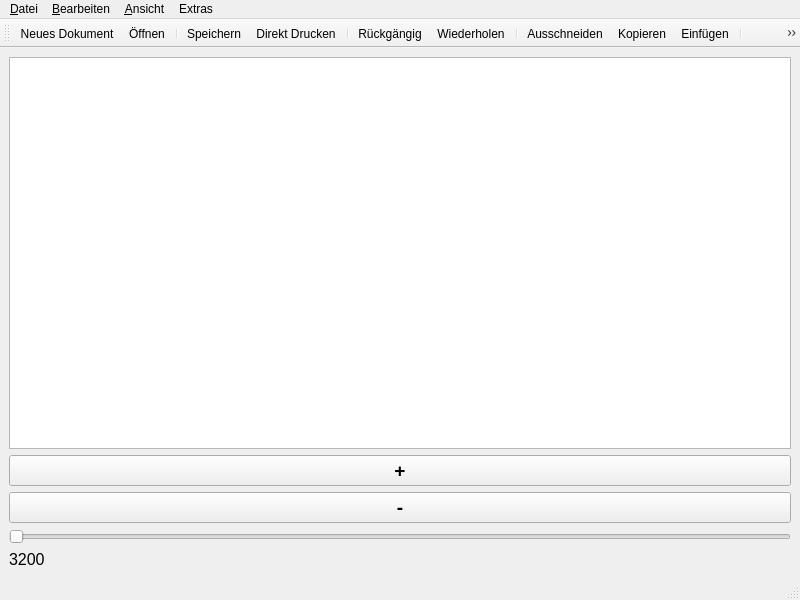
<?xml version="1.0" encoding="UTF-8"?>
<ui version="4.0">
 <class>MainWindow</class>
 <widget class="QMainWindow" name="MainWindow">
  <property name="geometry">
   <rect>
    <x>0</x>
    <y>0</y>
    <width>800</width>
    <height>600</height>
   </rect>
  </property>
  <property name="windowTitle">
   <string>MainWindow</string>
  </property>
  <widget class="QWidget" name="centralwidget">
   <layout class="QGridLayout" name="gridLayout">
    <item row="3" column="0">
     <widget class="QSlider" name="sldZoom">
      <property name="minimum">
       <number>1</number>
      </property>
      <property name="maximum">
       <number>32</number>
      </property>
      <property name="singleStep">
       <number>1</number>
      </property>
      <property name="pageStep">
       <number>5</number>
      </property>
      <property name="orientation">
       <enum>Qt::Horizontal</enum>
      </property>
     </widget>
    </item>
    <item row="1" column="0">
     <widget class="QPushButton" name="btnZoomPlus">
      <property name="font">
       <font>
        <pointsize>14</pointsize>
        <bold>true</bold>
       </font>
      </property>
      <property name="text">
       <string>+</string>
      </property>
     </widget>
    </item>
    <item row="0" column="0">
     <widget class="QTextEdit" name="textEdit"/>
    </item>
    <item row="2" column="0">
     <widget class="QPushButton" name="btnZoomMinus">
      <property name="font">
       <font>
        <pointsize>14</pointsize>
        <bold>true</bold>
       </font>
      </property>
      <property name="text">
       <string>-</string>
      </property>
     </widget>
    </item>
    <item row="4" column="0">
     <widget class="QLabel" name="lblZoom">
      <property name="font">
       <font>
        <pointsize>12</pointsize>
       </font>
      </property>
      <property name="text">
       <string>3200</string>
      </property>
     </widget>
    </item>
   </layout>
  </widget>
  <widget class="QMenuBar" name="menubar">
   <property name="geometry">
    <rect>
     <x>0</x>
     <y>0</y>
     <width>800</width>
     <height>21</height>
    </rect>
   </property>
   <widget class="QMenu" name="menu_Datei">
    <property name="title">
     <string>&amp;Datei</string>
    </property>
    <widget class="QMenu" name="menuDrucken">
     <property name="title">
      <string>Drucken</string>
     </property>
     <addaction name="action_Vorschau"/>
     <addaction name="action_Druck"/>
     <addaction name="action_Direkt_Drucken"/>
    </widget>
    <addaction name="action_Neues_Dokument"/>
    <addaction name="action_Oeffnen"/>
    <addaction name="separator"/>
    <addaction name="action_Speichern"/>
    <addaction name="action_Speichern_unter"/>
    <addaction name="separator"/>
    <addaction name="menuDrucken"/>
    <addaction name="separator"/>
    <addaction name="action_Beenden"/>
   </widget>
   <widget class="QMenu" name="menu_Bearbeiten">
    <property name="title">
     <string>&amp;Bearbeiten</string>
    </property>
    <addaction name="action_Rueckgaengig"/>
    <addaction name="action_Wiederholen"/>
    <addaction name="separator"/>
    <addaction name="action_Ausschneiden"/>
    <addaction name="action_Kopieren"/>
    <addaction name="action_Einfuegen"/>
    <addaction name="separator"/>
    <addaction name="action_Suchen"/>
    <addaction name="action_Ersetzen"/>
   </widget>
   <widget class="QMenu" name="menu_Ansicht">
    <property name="title">
     <string>&amp;Ansicht</string>
    </property>
    <widget class="QMenu" name="menu_Farbe">
     <property name="title">
      <string>&amp;Farbe</string>
     </property>
     <addaction name="action_Vordergrund"/>
    </widget>
    <widget class="QMenu" name="menu_Zoom">
     <property name="title">
      <string>&amp;Zoom</string>
     </property>
     <addaction name="action_100"/>
     <addaction name="action_200"/>
     <addaction name="action_300"/>
     <addaction name="action_400"/>
     <addaction name="action_800"/>
     <addaction name="action_1600"/>
     <addaction name="action_3200"/>
    </widget>
    <addaction name="menu_Zoom"/>
    <addaction name="action_Schriftart"/>
    <addaction name="menu_Farbe"/>
   </widget>
   <widget class="QMenu" name="menuExtras">
    <property name="title">
     <string>Extras</string>
    </property>
    <widget class="QMenu" name="menu_Spracheinstellung">
     <property name="title">
      <string>&amp;Spracheinstellung</string>
     </property>
     <addaction name="action_Deutsch"/>
     <addaction name="action_Englisch"/>
     <addaction name="action_Franzoesisch"/>
     <addaction name="action_Spanisch"/>
     <addaction name="action_Portugiesisch"/>
    </widget>
    <addaction name="action_Optionen"/>
    <addaction name="menu_Spracheinstellung"/>
   </widget>
   <addaction name="menu_Datei"/>
   <addaction name="menu_Bearbeiten"/>
   <addaction name="menu_Ansicht"/>
   <addaction name="menuExtras"/>
  </widget>
  <widget class="QStatusBar" name="statusbar"/>
  <widget class="QToolBar" name="toolBar">
   <property name="windowTitle">
    <string>toolBar</string>
   </property>
   <attribute name="toolBarArea">
    <enum>TopToolBarArea</enum>
   </attribute>
   <attribute name="toolBarBreak">
    <bool>false</bool>
   </attribute>
   <addaction name="action_Neues_Dokument"/>
   <addaction name="action_Oeffnen"/>
   <addaction name="separator"/>
   <addaction name="action_Speichern"/>
   <addaction name="action_Direkt_Drucken"/>
   <addaction name="separator"/>
   <addaction name="action_Rueckgaengig"/>
   <addaction name="action_Wiederholen"/>
   <addaction name="separator"/>
   <addaction name="action_Ausschneiden"/>
   <addaction name="action_Kopieren"/>
   <addaction name="action_Einfuegen"/>
   <addaction name="separator"/>
   <addaction name="action_Suchen"/>
  </widget>
  <action name="action_Neues_Dokument">
   <property name="icon">
    <iconset resource="ressourcen.qrc">
     <normaloff>:/icons/_Editor_Icons/new_1.png</normaloff>:/icons/_Editor_Icons/new_1.png</iconset>
   </property>
   <property name="text">
    <string>&amp;Neues Dokument</string>
   </property>
   <property name="shortcut">
    <string>Ctrl+N</string>
   </property>
  </action>
  <action name="action_Oeffnen">
   <property name="icon">
    <iconset resource="ressourcen.qrc">
     <normaloff>:/icons/_Editor_Icons/open_4.png</normaloff>:/icons/_Editor_Icons/open_4.png</iconset>
   </property>
   <property name="text">
    <string>Ö&amp;ffnen</string>
   </property>
   <property name="shortcut">
    <string>Ctrl+O</string>
   </property>
  </action>
  <action name="action_Speichern">
   <property name="icon">
    <iconset resource="ressourcen.qrc">
     <normaloff>:/icons/_Editor_Icons/save_1.png</normaloff>:/icons/_Editor_Icons/save_1.png</iconset>
   </property>
   <property name="text">
    <string>&amp;Speichern</string>
   </property>
   <property name="shortcut">
    <string>Ctrl+S</string>
   </property>
  </action>
  <action name="action_Speichern_unter">
   <property name="icon">
    <iconset resource="ressourcen.qrc">
     <normaloff>:/icons/_Editor_Icons/save_4.png</normaloff>:/icons/_Editor_Icons/save_4.png</iconset>
   </property>
   <property name="text">
    <string>Speichern &amp;unter</string>
   </property>
   <property name="shortcut">
    <string>Ctrl+Shift+S</string>
   </property>
  </action>
  <action name="action_Vorschau">
   <property name="text">
    <string>&amp;Vorschau</string>
   </property>
  </action>
  <action name="action_Druck">
   <property name="icon">
    <iconset resource="ressourcen.qrc">
     <normaloff>:/icons/_Editor_Icons/print_1.png</normaloff>:/icons/_Editor_Icons/print_1.png</iconset>
   </property>
   <property name="text">
    <string>&amp;Druck</string>
   </property>
   <property name="shortcut">
    <string>Ctrl+P</string>
   </property>
  </action>
  <action name="action_Beenden">
   <property name="text">
    <string>&amp;Beenden</string>
   </property>
  </action>
  <action name="action_Rueckgaengig">
   <property name="icon">
    <iconset resource="ressourcen.qrc">
     <normaloff>:/icons/_Editor_Icons/back_5.png</normaloff>:/icons/_Editor_Icons/back_5.png</iconset>
   </property>
   <property name="text">
    <string>&amp;Rückgängig</string>
   </property>
   <property name="shortcut">
    <string>Ctrl+Z</string>
   </property>
  </action>
  <action name="action_Wiederholen">
   <property name="icon">
    <iconset resource="ressourcen.qrc">
     <normaloff>:/icons/_Editor_Icons/forward_5.png</normaloff>:/icons/_Editor_Icons/forward_5.png</iconset>
   </property>
   <property name="text">
    <string>&amp;Wiederholen</string>
   </property>
   <property name="shortcut">
    <string>Ctrl+Y</string>
   </property>
  </action>
  <action name="action_Ausschneiden">
   <property name="icon">
    <iconset resource="ressourcen.qrc">
     <normaloff>:/icons/_Editor_Icons/cut_3.png</normaloff>:/icons/_Editor_Icons/cut_3.png</iconset>
   </property>
   <property name="text">
    <string>&amp;Ausschneiden</string>
   </property>
   <property name="shortcut">
    <string>Ctrl+X</string>
   </property>
  </action>
  <action name="action_Kopieren">
   <property name="icon">
    <iconset resource="ressourcen.qrc">
     <normaloff>:/icons/_Editor_Icons/copy_4.png</normaloff>:/icons/_Editor_Icons/copy_4.png</iconset>
   </property>
   <property name="text">
    <string>&amp;Kopieren</string>
   </property>
   <property name="shortcut">
    <string>Ctrl+C</string>
   </property>
  </action>
  <action name="action_Einfuegen">
   <property name="icon">
    <iconset resource="ressourcen.qrc">
     <normaloff>:/icons/_Editor_Icons/paste_4.png</normaloff>:/icons/_Editor_Icons/paste_4.png</iconset>
   </property>
   <property name="text">
    <string>&amp;Einfügen</string>
   </property>
   <property name="shortcut">
    <string>Ctrl+V</string>
   </property>
  </action>
  <action name="action_Suchen">
   <property name="icon">
    <iconset resource="ressourcen.qrc">
     <normaloff>:/icons/_Editor_Icons/find_3.png</normaloff>:/icons/_Editor_Icons/find_3.png</iconset>
   </property>
   <property name="text">
    <string>&amp;Suchen</string>
   </property>
   <property name="shortcut">
    <string>Ctrl+F</string>
   </property>
  </action>
  <action name="action_Ersetzen">
   <property name="text">
    <string>&amp;Ersetzen</string>
   </property>
   <property name="shortcut">
    <string>Ctrl+H</string>
   </property>
  </action>
  <action name="action_Schriftart">
   <property name="icon">
    <iconset resource="ressourcen.qrc">
     <normaloff>:/icons/_Editor_Icons/font_1.png</normaloff>:/icons/_Editor_Icons/font_1.png</iconset>
   </property>
   <property name="text">
    <string>&amp;Schriftart</string>
   </property>
  </action>
  <action name="action_Vordergrund">
   <property name="text">
    <string>&amp;Vordergrund</string>
   </property>
  </action>
  <action name="action_Optionen">
   <property name="text">
    <string>Optionen</string>
   </property>
  </action>
  <action name="action_Deutsch">
   <property name="text">
    <string>&amp;Deutsch</string>
   </property>
  </action>
  <action name="action_Englisch">
   <property name="text">
    <string>&amp;Englisch</string>
   </property>
  </action>
  <action name="action_Franzoesisch">
   <property name="text">
    <string>&amp;Französisch</string>
   </property>
  </action>
  <action name="action_Spanisch">
   <property name="text">
    <string>&amp;Spanisch</string>
   </property>
  </action>
  <action name="action_Portugiesisch">
   <property name="text">
    <string>&amp;Portogiesisch</string>
   </property>
   <property name="toolTip">
    <string>Portugiesisch</string>
   </property>
  </action>
  <action name="action_100">
   <property name="text">
    <string>100%</string>
   </property>
  </action>
  <action name="action_200">
   <property name="text">
    <string>200%</string>
   </property>
  </action>
  <action name="action_300">
   <property name="text">
    <string>300%</string>
   </property>
  </action>
  <action name="action_400">
   <property name="text">
    <string>400%</string>
   </property>
  </action>
  <action name="action_800">
   <property name="text">
    <string>800%</string>
   </property>
  </action>
  <action name="action_1600">
   <property name="text">
    <string>1600%</string>
   </property>
  </action>
  <action name="action_3200">
   <property name="text">
    <string>3200%</string>
   </property>
  </action>
  <action name="action_Direkt_Drucken">
   <property name="icon">
    <iconset resource="ressourcen.qrc">
     <normaloff>:/icons/_Editor_Icons/print_1.png</normaloff>:/icons/_Editor_Icons/print_1.png</iconset>
   </property>
   <property name="text">
    <string>Direkt Drucken</string>
   </property>
  </action>
 </widget>
 <resources>
  <include location="ressourcen.qrc"/>
 </resources>
 <connections/>
</ui>
